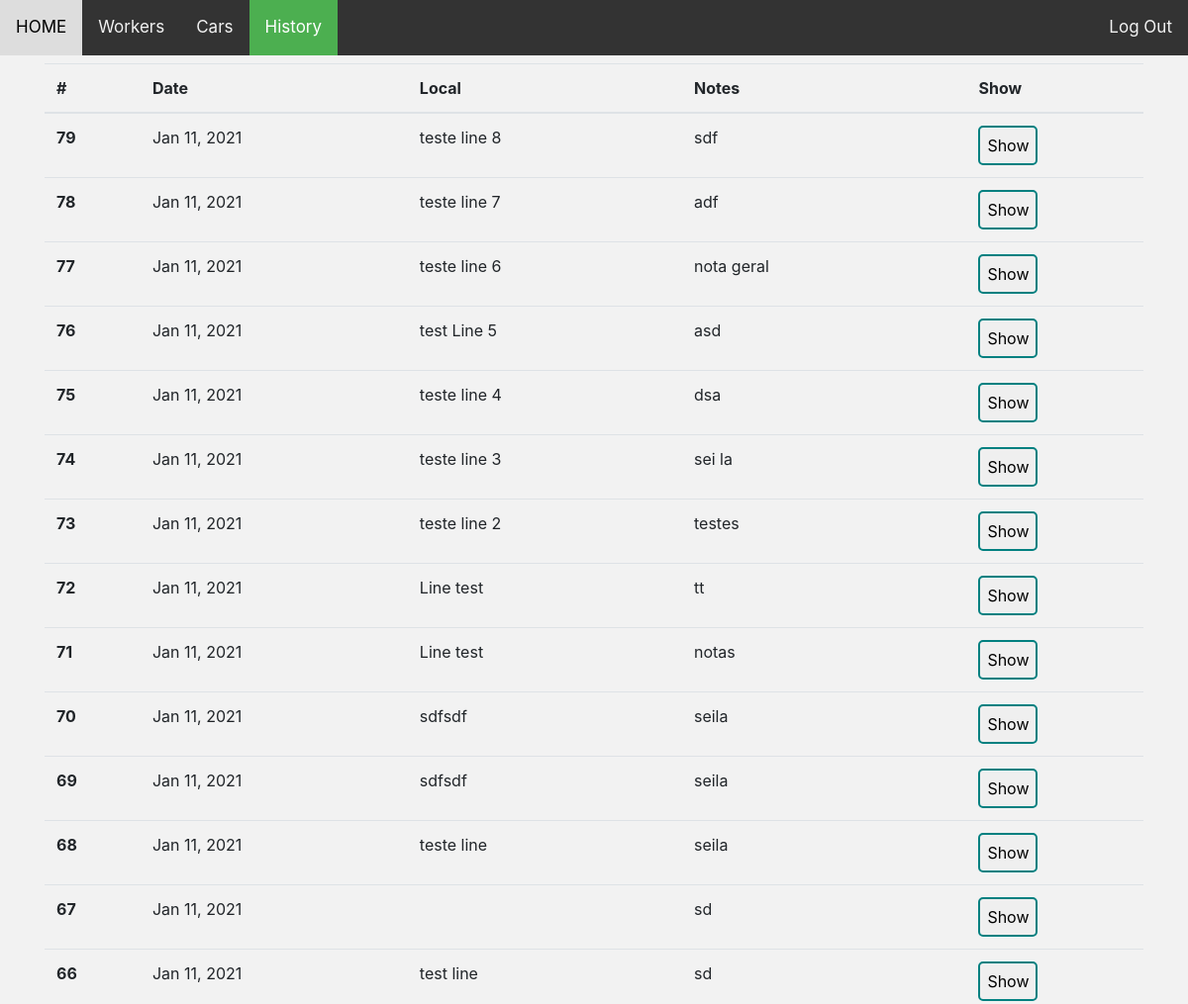
Before: /history (upper part) with the older database file.
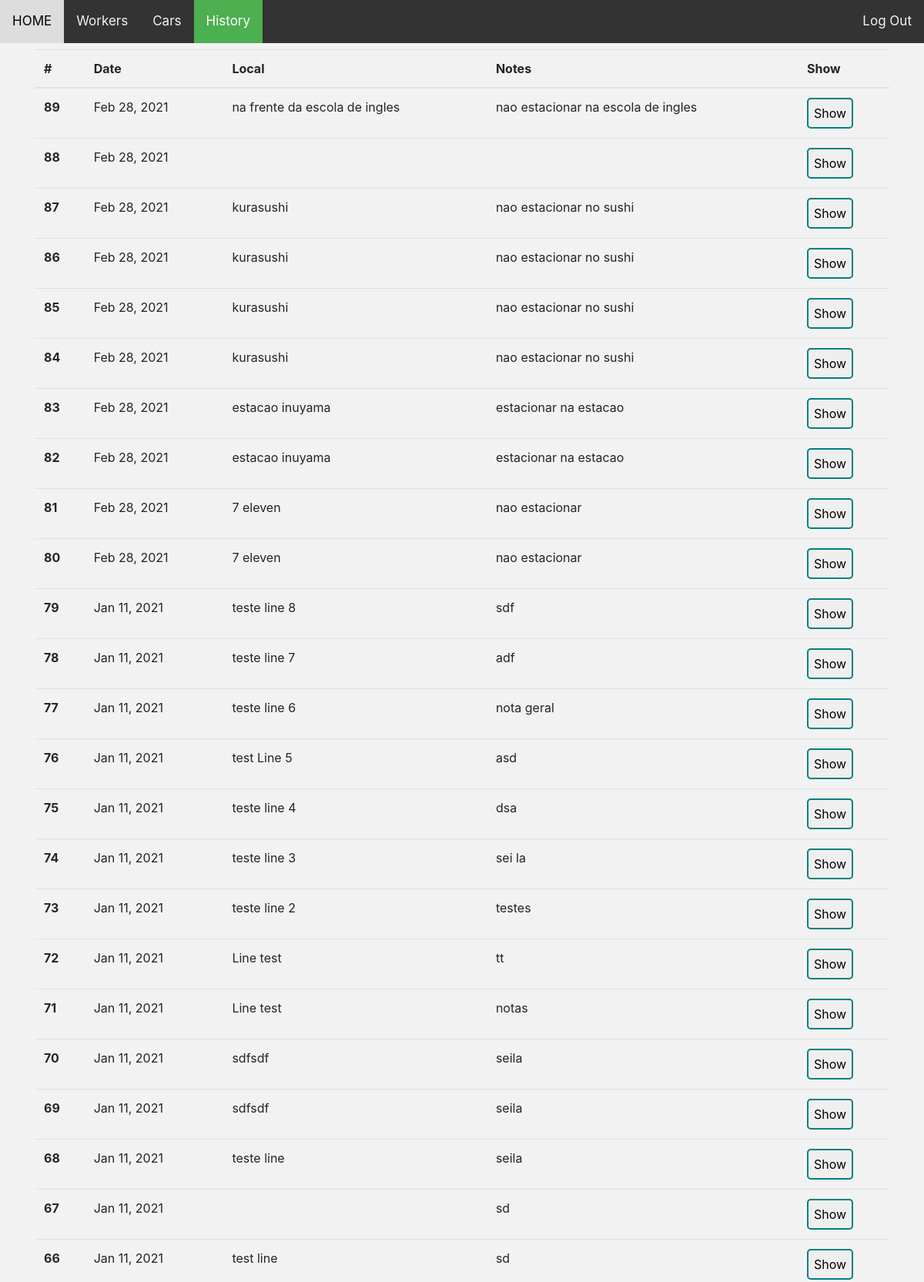
After: the same page with the newer database file.
### tables this page shows
CREATE TABLE "daily" (
	"id"	INTEGER NOT NULL,
	"date"	datetime NOT NULL,
	"local"	text NOT NULL,
	"longitude"	text NOT NULL,
	"latitude"	text NOT NULL,
	"notes"	TEXT,
	PRIMARY KEY("id" AUTOINCREMENT)
);

### app.py (the view)
@app.route('/history', methods=["GET", "POST"])
def history():
    cur = db.cursor()
    cur.execute("SELECT * from daily")
    daily = cur.fetchall()
    daily.sort(reverse=True)
    return render_template('history.html', page='history', daily = daily)

### app.py (called while the page is built)
@app.template_filter('strftime')
def _jinja2_filter_datetime(date, fmt=None):
    date = dateutil.parser.parse(date)
    native = date.replace(tzinfo=None)
    format='%b %d, %Y'
    return native.strftime(format)

### templates/history.html (shortened to what this page needs)
{% extends 'layout.html' %}
{% block body %}
<main id="workers">
    <table class="table">
        <thead>
          <tr>
            <th scope="col">#</th>
            <th scope="col">Date</th>
            <th scope="col">Local</th>
            <th scope="col">Notes</th>
            <th scope="col">Show</th>
          </tr>
        </thead>
        <tbody>
          {% for row in daily: %}
          {% set date = row[1] %}
          <form name="show" action="/show" method="POST">
            <tr>
              <th scope="row">{{row[0]}}</th>
              <td>{{ date|strftime }}</td>
              <td>{{row[2]}}</td>
              <td>{{row[5]}}</td>
              <td>
                <input id="show" class="btWorker" type="submit" name="btAction" value="Show">
              </td>
            </tr>
          </form>
          {% endfor %}
        </tbody>
      </table>
</main>
{% endblock %}

### templates/layout.html (shortened to what this page needs)
<!DOCTYPE html>
<html lang="en">
    <head>
        <link rel="stylesheet" href="https://stackpath.bootstrapcdn.com/bootstrap/4.1.3/css/bootstrap.min.css">
        <link href="/static/styles.css" rel="stylesheet">
    </head>
    <body>
        <div class="container">
            <header class="topnav">
                <a {% if page == 'home' %}class="active"{% endif %} id="homebt" href="/">HOME</a>
                <a {% if page == 'workers' %}class="active"{% endif %} id="workersbt" href="/workers" onclick="menulight()">Workers</a>
                <a {% if page == 'cars' %}class="active"{% endif %} href="/cars">Cars</a>
                <a {% if page == 'history' %}class="active"{% endif %} href="/history">History</a>
                <div class="login">
                    <a href="/history">Log Out</a>
                </div>
            </header>
            {% block body %}
            {% endblock %}
        </div>
    </body>
</html>

### static/styles.css (style rules this page uses)
html, body { padding: 0px; margin: 0px; box-sizing: border-box; background-color: #f2f2f2; }
.btWorker { width: 40px; height: 40px; margin: 0px; padding: 5px; }
#show { width: 60px; height: 40px; }
.container { display: grid; grid-template-columns: 1fr; grid-template-rows: 8vh 87vh 0vh; grid-template-areas: "header" "main" "footer"; }
header { grid-area: header; }
#workers { grid-area: main; }
.topnav { background-color: #333; overflow: hidden; position: fixed; top: 0; left: 0; width: 100%; }
.topnav a { float: left; color: #f2f2f2; text-align: center; padding: 15px 16px; text-decoration: none; font-size: 17px; }
.topnav a.active { background-color: #4CAF50; color: white; }
.topnav .login { float: right; }
input { width: 90%; height: 50px; padding: 8px; border-radius: 5px; margin: 5px; border: 2px solid teal; transition: all 0.4s ease-in-out; }

Changed rows visible on the page:
added daily: id "89", date "Feb 28, 2021", local "na frente da escola de ingles", notes "nao estacionar na escola de ingles"
added daily: id "88", date "Feb 28, 2021"
added daily: id "87", date "Feb 28, 2021", local "kurasushi", notes "nao estacionar no sushi"
added daily: id "86", date "Feb 28, 2021", local "kurasushi", notes "nao estacionar no sushi"
added daily: id "85", date "Feb 28, 2021", local "kurasushi", notes "nao estacionar no sushi"
added daily: id "84", date "Feb 28, 2021", local "kurasushi", notes "nao estacionar no sushi"
added daily: id "83", date "Feb 28, 2021", local "estacao inuyama", notes "estacionar na estacao"
added daily: id "82", date "Feb 28, 2021", local "estacao inuyama", notes "estacionar na estacao"
added daily: id "81", date "Feb 28, 2021", local "7 eleven", notes "nao estacionar"
added daily: id "80", date "Feb 28, 2021", local "7 eleven", notes "nao estacionar"
